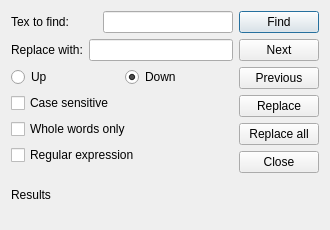
<?xml version="1.0" encoding="UTF-8"?>
<ui version="4.0">
 <class>FindReplaceDialog</class>
 <widget class="QDialog" name="FindReplaceDialog">
  <property name="geometry">
   <rect>
    <x>0</x>
    <y>0</y>
    <width>330</width>
    <height>230</height>
   </rect>
  </property>
  <property name="minimumSize">
   <size>
    <width>330</width>
    <height>230</height>
   </size>
  </property>
  <property name="maximumSize">
   <size>
    <width>330</width>
    <height>230</height>
   </size>
  </property>
  <property name="windowTitle">
   <string>Dialog</string>
  </property>
  <layout class="QGridLayout" name="gridLayout_2">
   <item row="0" column="0">
    <layout class="QGridLayout" name="gridLayout">
     <item row="0" column="0">
      <layout class="QVBoxLayout" name="verticalLayout_2">
       <item>
        <layout class="QHBoxLayout" name="horizontalLayout">
         <item>
          <widget class="QLabel" name="lblFind">
           <property name="text">
            <string>Tex to find:</string>
           </property>
          </widget>
         </item>
         <item>
          <widget class="QLineEdit" name="txtFind">
           <property name="maximumSize">
            <size>
             <width>130</width>
             <height>16777215</height>
            </size>
           </property>
          </widget>
         </item>
        </layout>
       </item>
       <item>
        <layout class="QHBoxLayout" name="horizontalLayout_2">
         <item>
          <widget class="QLabel" name="lblReplace">
           <property name="text">
            <string>Replace with:</string>
           </property>
          </widget>
         </item>
         <item>
          <widget class="QLineEdit" name="txtReplace"/>
         </item>
        </layout>
       </item>
       <item>
        <layout class="QHBoxLayout" name="horizontalLayout_3">
         <item>
          <widget class="QRadioButton" name="radioUp">
           <property name="text">
            <string>Up</string>
           </property>
          </widget>
         </item>
         <item>
          <widget class="QRadioButton" name="radioDown">
           <property name="text">
            <string>Down</string>
           </property>
           <property name="checked">
            <bool>true</bool>
           </property>
          </widget>
         </item>
        </layout>
       </item>
       <item>
        <widget class="QCheckBox" name="checkCaseSensitive">
         <property name="text">
          <string>Case sensitive</string>
         </property>
        </widget>
       </item>
       <item>
        <widget class="QCheckBox" name="checkWholeWords">
         <property name="text">
          <string>Whole words only</string>
         </property>
        </widget>
       </item>
       <item>
        <widget class="QCheckBox" name="checkRegEx">
         <property name="text">
          <string>Regular expression</string>
         </property>
        </widget>
       </item>
       <item>
        <widget class="QLabel" name="lblSearchResults">
         <property name="text">
          <string>Results</string>
         </property>
        </widget>
       </item>
      </layout>
     </item>
     <item row="0" column="1">
      <layout class="QVBoxLayout" name="verticalLayout">
       <item>
        <widget class="QPushButton" name="btnFind">
         <property name="text">
          <string>Find</string>
         </property>
        </widget>
       </item>
       <item>
        <widget class="QPushButton" name="btnFindNext">
         <property name="text">
          <string>Next</string>
         </property>
        </widget>
       </item>
       <item>
        <widget class="QPushButton" name="btnFindPrevoius">
         <property name="text">
          <string>Previous</string>
         </property>
        </widget>
       </item>
       <item>
        <widget class="QPushButton" name="btnReplace">
         <property name="text">
          <string>Replace</string>
         </property>
        </widget>
       </item>
       <item>
        <widget class="QPushButton" name="btnReplaceAll">
         <property name="text">
          <string>Replace all</string>
         </property>
        </widget>
       </item>
       <item>
        <widget class="QPushButton" name="btnClose">
         <property name="text">
          <string>Close</string>
         </property>
        </widget>
       </item>
       <item>
        <spacer name="verticalSpacer">
         <property name="orientation">
          <enum>Qt::Vertical</enum>
         </property>
         <property name="sizeHint" stdset="0">
          <size>
           <width>20</width>
           <height>40</height>
          </size>
         </property>
        </spacer>
       </item>
      </layout>
     </item>
    </layout>
   </item>
  </layout>
 </widget>
 <resources/>
 <connections>
  <connection>
   <sender>btnClose</sender>
   <signal>clicked()</signal>
   <receiver>FindReplaceDialog</receiver>
   <slot>close()</slot>
   <hints>
    <hint type="sourcelabel">
     <x>278</x>
     <y>163</y>
    </hint>
    <hint type="destinationlabel">
     <x>320</x>
     <y>194</y>
    </hint>
   </hints>
  </connection>
 </connections>
</ui>
